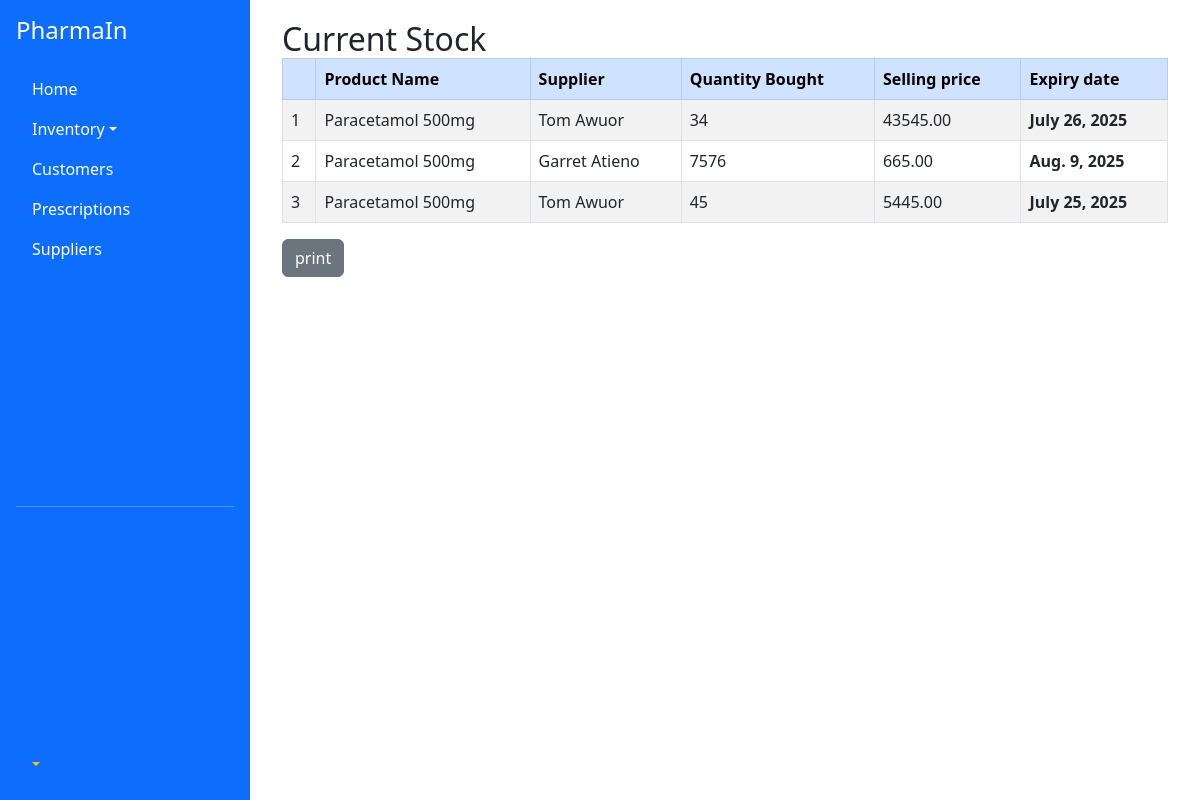
The app's page /all-stock/ (signed in), older data.
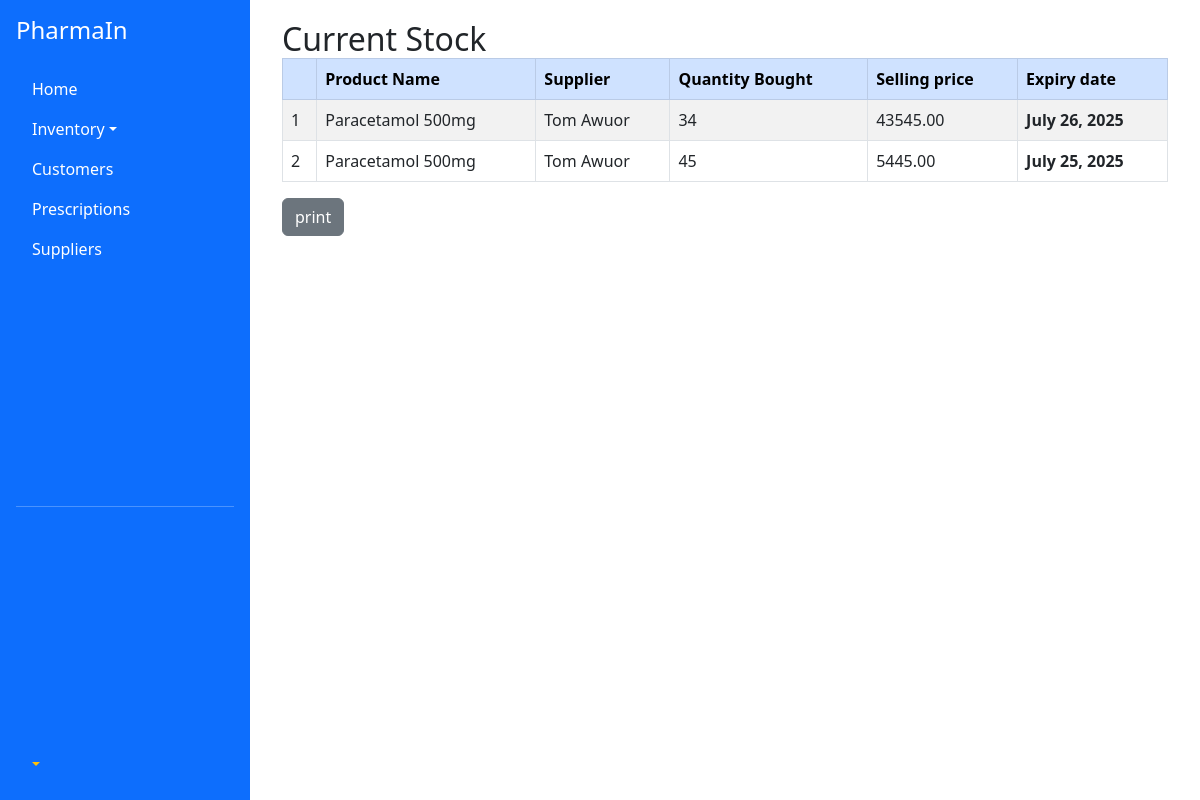
The same page, newer data.
### inventory/models.py (models this page shows, shortened)
class StockItem(models.Model):
    product_name = models.CharField(max_length=255)
    supplier = models.ForeignKey(Supplier, on_delete=models.CASCADE)
    category = models.ForeignKey(Category, on_delete=models.CASCADE)
    quantity = models.PositiveIntegerField()
    unit_price = models.DecimalField(max_digits=10, decimal_places=2)
    selling_price = models.DecimalField(max_digits=10, decimal_places=2)
    expiry_date = models.DateField(null=True, blank=True)
    notes = models.TextField(blank=True, null=True)
    added_on = models.DateTimeField(auto_now_add=True)

class Supplier(models.Model):
    name = models.CharField(max_length=255)
    contact_info = models.TextField(blank=True, null=True)
    def __str__(self):
        return self.name

### inventory/views.py (the view)
# urls.py: path('all-stock/', views.show_stock, name='all-stock'),
@login_required
def show_stock(request):
    stockitems = StockItem.objects.all()
    return render(request, 'inventory/all_stock.html', {'stockitems': stockitems})

### templates/inventory/all_stock.html (shortened to what this page needs)
{% extends 'base/main.html' %}
{% block content %}
<div class="container mt-0">
  <h2 class="mb-0">Current Stock</h2>
  <table class="table table-bordered table-hover table-striped">
    <thead class="table-primary">
      <tr>
        <th></th>
        <th>Product Name</th>
        <th>Supplier</th>
        <th>Quantity Bought</th>
        <th>Selling price</th>
        <th>Expiry date</th>
      </tr>
    </thead>
    <tbody>
      {% for stockitem in stockitems %}
      <tr>
        <td>{{ forloop.counter }}</td>
        <td>{{ stockitem.product_name }}</td>
        <td>{{ stockitem.supplier }}</td>
        <td>{{ stockitem.quantity }}</td>
        <td>{{ stockitem.selling_price }}</td>
        <th>{{ stockitem.expiry_date }}</th>
      </tr>
      {% endfor %}
    </tbody>
  </table>
  <div class="mt-3 d-flex justify-content-between">
  <a href="#" class="btn btn-secondary">print</a>
  </div>
</div>
  {% endblock %}

### templates/base/main.html (shortened to what this page needs)
<!DOCTYPE html>
<html lang="en">
<head>
  <link href="https://cdn.jsdelivr.net/npm/bootstrap@5.3.0/dist/css/bootstrap.min.css" rel="stylesheet">
</head>
<body>
  <div class="sidebar d-flex flex-column p-3">
    <h4 class="mb-4"><a href="{% url 'dashboard' %}">PharmaIn</a></h4>
    <ul class="nav nav-pills flex-column mb-auto">
      <li class="nav-item">
        <a class="nav-link" href="{% url 'dashboard' %}">Home</a>
      </li>
      <li class="nav-item dropdown">
        <a class="nav-link dropdown-toggle" data-bs-toggle="dropdown" href="#">Inventory</a>
      </li>
      <li class="nav-item">
        <a class="nav-link" href="#">Customers</a>
      </li>
      <li class="nav-item">
        <a class="nav-link" href="#">Prescriptions</a>
      </li>
      <li class="nav-item">
        <a class="nav-link" href="#">Suppliers</a>
      </li>
    </ul>
    <hr>
    <ul class="nav nav-pills flex-column mt-auto">
      {% if user.is_authenticated %}
        <li class="nav-item dropdown">
          <a class="nav-link dropdown-toggle text-warning" data-bs-toggle="dropdown" href="#">{{ user.username }}</a>
        </li>
      {% else %}
        <li class="nav-item">
          <a class="nav-link" href="{% url 'login' %}">Login</a>
        </li>
      {% endif %}
    </ul>
  </div>
  <div class="main-content">
    {% block content %}{% endblock content %}
  </div>
</body>
</html>

### templates/base/main.html (style rules this page uses)
body { min-height: 100vh; display: flex; }
.sidebar { width: 250px; background-color: #0d6efd; color: white; flex-shrink: 0; }
.sidebar a { color: white; text-decoration: none; }
.main-content { flex-grow: 1; padding: 20px; }

Row changes from the older to the newer data that the page shows:
removed StockItem: product_name "Paracetamol 500mg", supplier "Garret Atieno", quantity "7576", selling_price "665.00", expiry_date "Aug. 9, 2025"
